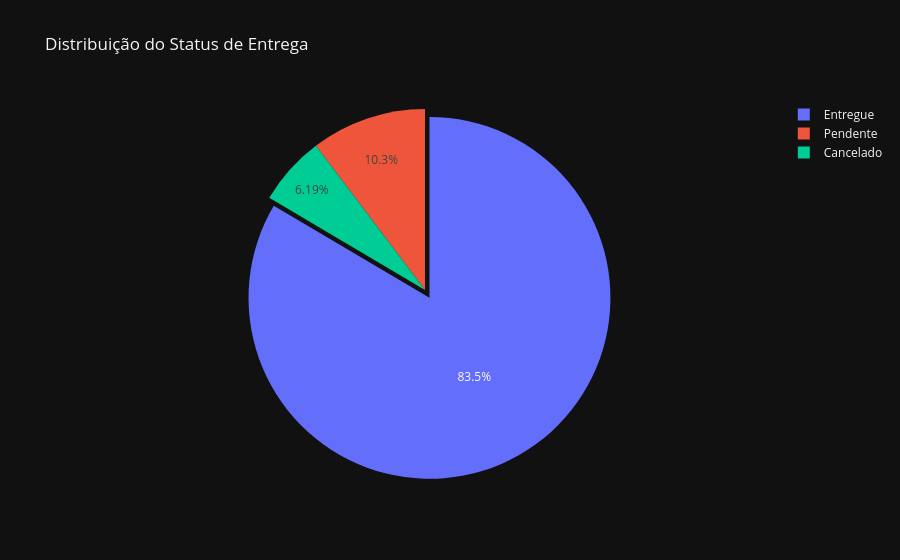

Notebook cell for this chart:
### Code cell
# Gráfico 4: Distribuição dos Status de Entrega com gráfico interativo usando o Plotly

# Importa o pacote Plotly Express para gráfficos interativos
import plotly.express as px

# Cria o gráfico de pizza interativo
dsa_fig = px.pie(
    values = status_counts,         # Valores numéricos para cada fatia (quantidade de cada status)
    names = status_counts.index,    # Rótulos de cada fatia (nomes dos status)
    hole = 0,                       # Define o tamanho do "furo" no centro (0 = pizza completa, >0 cria gráfico do tipo donut)
    title = 'Distribuição do Status de Entrega'     # Título exibido no gráfico
)

# Ajusta o destaque das fatias (pull desloca as fatias para fora)
dsa_fig.update_traces(
    pull = [0.05 if i == maior_idx else 0 for i in range(len(status_counts))]
    # Cria uma lista onde a maior fatia é deslocada 0.05 e as outras icam sem deslocamento
)

# Mostra o gráfico interativo na tela
dsa_fig.show()

### Figure 1 — Plotly figure (JSON) as saved in the notebook; plotly's stock layout.template omitted (floating-point values rounded to 4 significant figures)
{"data": [{"domain": {"x": [0.0, 1.0], "y": [0.0, 1.0]}, "hole": 0, "hovertemplate": "label=%{label}<br>value=%{value}<extra></extra>", "labels": ["Entregue", "Pendente", "Cancelado"], "legendgroup": "", "name": "", "showlegend": true, "values": [81, 10, 6], "type": "pie", "pull": [0.05, 0, 0]}], "layout": {"legend": {"tracegroupgap": 0}, "title": {"text": "Distribuição do Status de Entrega"}}}
